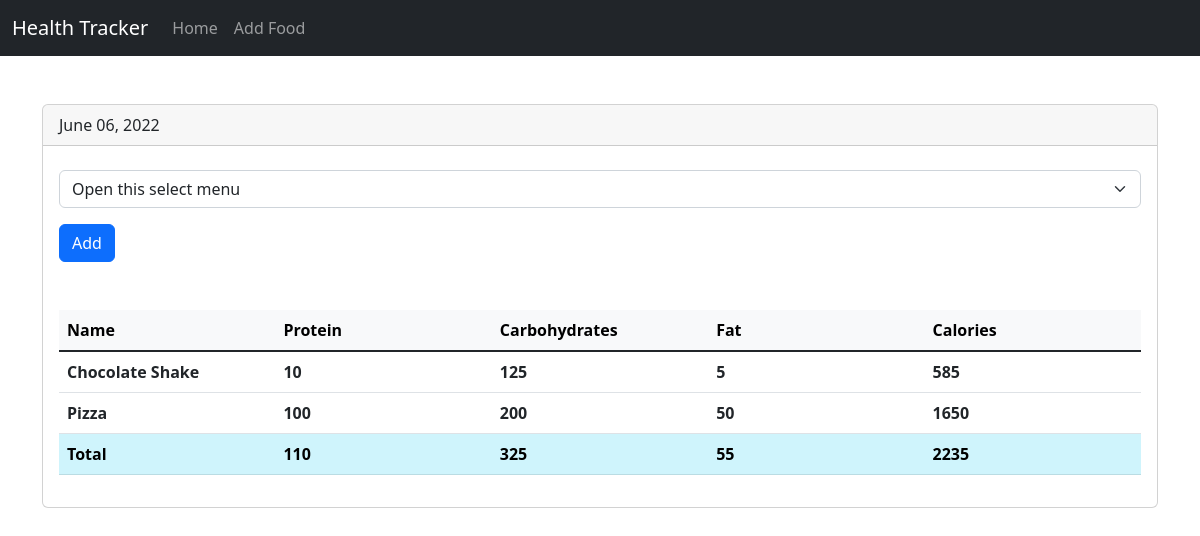
Screenshot of /view/20220606 with the database file from the repository.
### tables this page shows
CREATE TABLE food(
    id integer primary key autoincrement,
    name text not null,
    protein integer not null,
    carbohydrates integer not null,
    fat integer not null,
    calories integer not null
);

### app.py (the view)
@app.route("/view/<date>", methods=['GET','POST'])
def view(date):
    db = get_db()
    cur = db.execute('select id,entry_date from log_date where entry_date = ?', [date])
    date_result = cur.fetchone()
    if request.method == 'POST':
        db.execute('insert into food_date (food_id,log_date_id) values (?,?)',[request.form['food-select'],date_result['id']])
        db.commit()
    d = datetime.strptime(str(date_result['entry_date']), '%Y%m%d')
    pretty_date = datetime.strftime(d, '%B %d, %Y')
    food_cur = db.execute('select id,name from food')
    food_result = food_cur.fetchall()
    log_cur = db.execute(''' select food.name,
                                    food.protein,
                                    food.carbohydrates,
                                    food.fat,
                                    food.calories
                                    from log_date
                                    join food_date on food_date.log_date_id = log_date.id
                                    join food on food.id = food_date.food_id
                                    where log_date.entry_date = ?''',[date])
    log_result = log_cur.fetchall()
    totals = {}
    totals['protein'] = 0
    totals['carbohydrates'] = 0
    totals['fat'] = 0
    totals['calories'] = 0
    for food in log_result:
        totals['protein'] += food['protein']
        totals['carbohydrates'] += food['carbohydrates']
        totals['fat'] += food['fat']
        totals['calories'] += food['calories']
    return render_template('day.html',entry_date=date_result['entry_date'],pretty_date=pretty_date,food=food_result, log_result=log_result, total=totals)

### database.py (called while the page is built)
def connect_db():
    sql = sqlite3.connect('e:/FlaskProject/HealthTracker/food_log.db')
    sql.row_factory = sqlite3.Row
    return sql

def get_db():
    if not hasattr(g, 'sqlite3_db'):
        g.sqlite_db = connect_db()
        return g.sqlite_db

### templates/day.html (shortened to what this page needs)
{% extends 'base.html' %}
{% block body %}
<div class="card mt-5">
    <div class="card-header">
      {{ pretty_date }}
    </div>
    <div class="card-body">
        <div class="mt-2 mb-5 g-col-8">
            <form action="{{ url_for('view', date=entry_date) }}" method="POST">
                <select class="form-select" aria-label="Default select example" name="food-select">
                    <option selected>Open this select menu</option>
                  </select>
                <button type="submit" class="btn btn-primary mt-3">Add</button>
            </form>
        </div>
        <table class="table align-middle">
            <thead class="table-light">
                <tr>
                    <th class="col-2">Name</th>
                    <th class="col-2">Protein</th>
                    <th class="col-2">Carbohydrates</th>
                    <th class="col-2">Fat</th>
                    <th class="col-2">Calories</th>
                </tr>
            </thead>
            <tbody class="table-group-divider">
                {% for food in log_result %}
                <tr>
                    <th>{{ food.name }}</th>
                    <th>{{ food.protein }}</th>
                    <th>{{ food.carbohydrates }}</th>
                    <th>{{ food.fat }}</th>
                    <th>{{ food.calories }}</th>
                </tr>
                {% endfor %}
            </tbody>
            <tfoot class="table-info">
                <tr>
                    <th>Total</th>
                    <th>{{total.protein}}</th>
                    <th>{{total.carbohydrates}}</th>
                    <th>{{total.fat}}</th>
                    <th>{{total.calories}}</th>
                </tr>
            </tfoot>
        </table>
    </div>
</div>
{% endblock body %}

### rows the page displays
food: name "Chocolate Shake", protein "10", carbohydrates "125", fat "5", calories "585"
food: name "Pizza", protein "100", carbohydrates "200", fat "50", calories "1650"

### other values shown
{{ pretty_date }} "June 06, 2022"
{{ total.protein }} "110"
{{ total.carbohydrates }} "325"
{{ total.fat }} "55"
{{ total.calories }} "2235"
